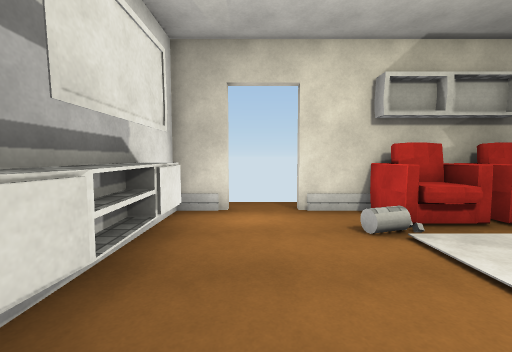
[1] (above)

12 first-person views from a walk through a scene from a Unity 3-D project. The camera is 1.5 m above the floor, tilts 4° down and sees 90° across. Doors are open. The floor is counted in squares, 1 m on a side. Each view is taken from the middle of a square. On the plan, view 1 faces up. The plan holds only what a view shows up to about 13 squares ahead; the rest is blank. The place goes on beyond the plan. Surface patterns are stand-ins for the level's own textures.

[2]
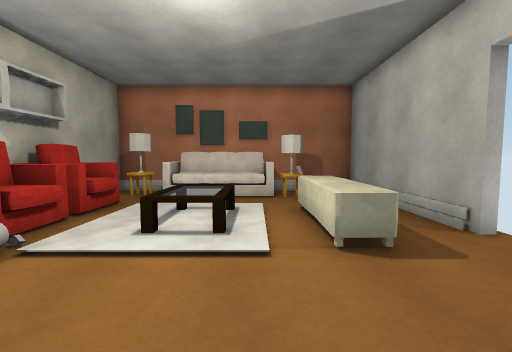

[3]
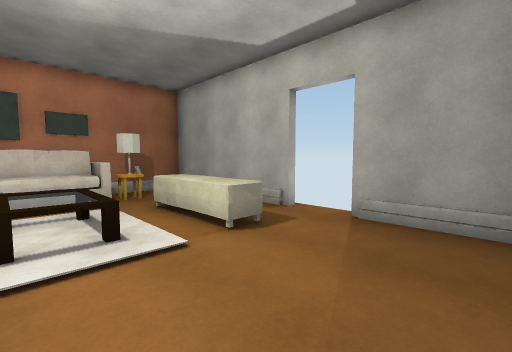

[4]
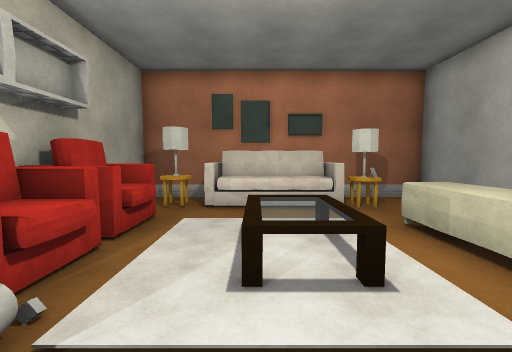

[5]
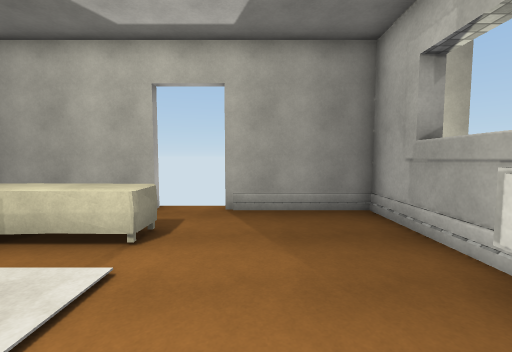

[6]
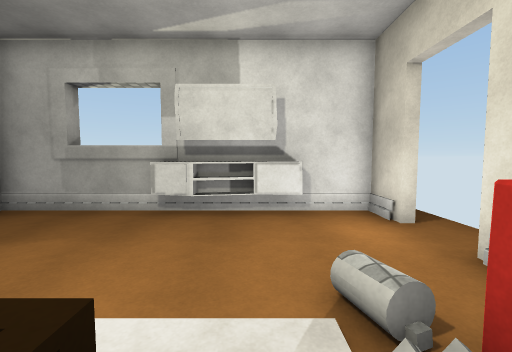

[7]
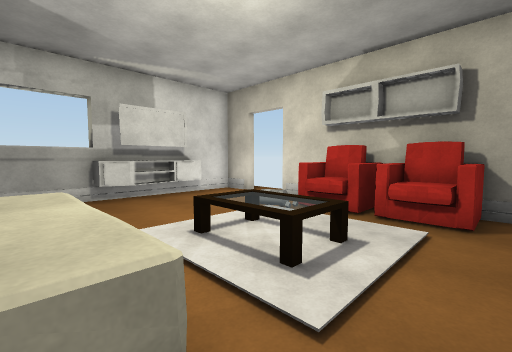

[8]
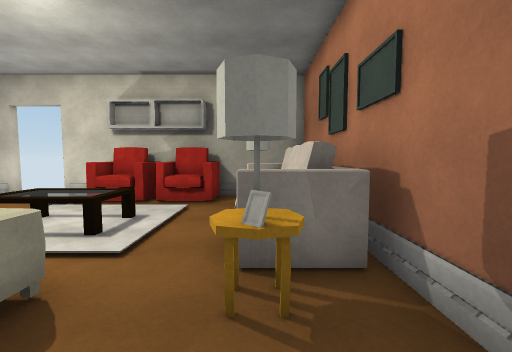

[9]
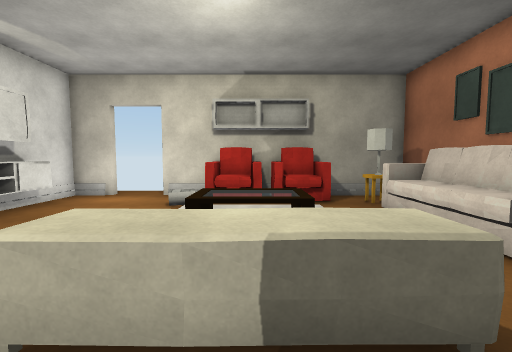

[10]
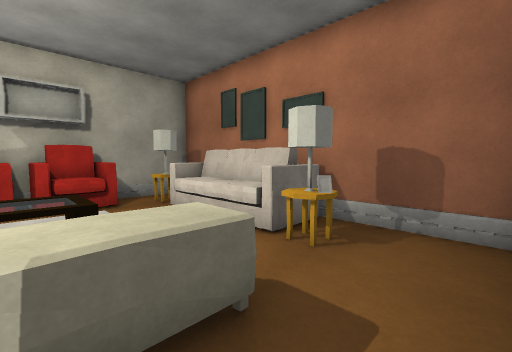

[11]
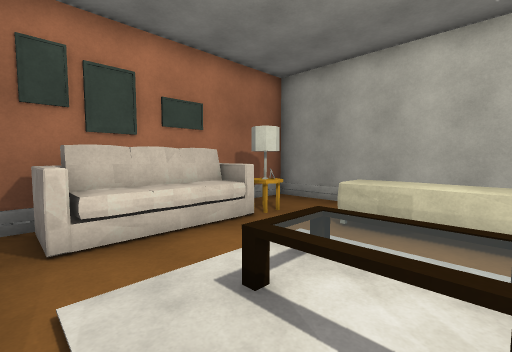

[12]
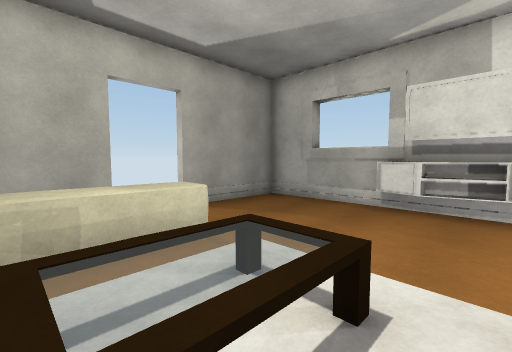

### Floor plan
Key: @ floor where view 1 was taken; # wall or solid block; . floor; D open door; = window, fence, low wall or low ledge; ^ raised ledge; S sofa; T TV; R rug; L lamp; A table.
Columns run from 3 left of view 1 to 11 right of it. Each row starts with its distance up from view 1.
  8  #DDD#
  7 ##DDD#SSSSSS###
  6 #.....SSSSS.L.#
  5 #T....R.....AS#
  4 #T..... ....SS#
  3 #T.....AAA..SS#
  2 #T.....AAA..SS#
  1 #T..........SS#
  0 ##.@..=^^^..LS#
 -1 ##....^^^^^.L.#
 -2 #.............#
 -3 #....DDD......#
 -4 #####DDD#######

Where each view was taken, in squares from view 1:
view 1: 0 up, 0 right, facing up
view 2: 1 up, 1 left, facing right
view 3: 3 up, 1 left, facing down-right
view 4: 3 up, 1 right, facing right
view 5: 4 up, 1 right, facing down
view 6: 4 up, 5 right, facing left
view 7: 1 down, 8 right, facing up-left
view 8: 3 down, 9 right, facing up
view 9: 3 down, 5 right, facing up
view 10: 3 down, 5 right, facing up-right
view 11: 5 up, 4 right, facing down-right
view 12: 4 up, 6 right, facing down-left
